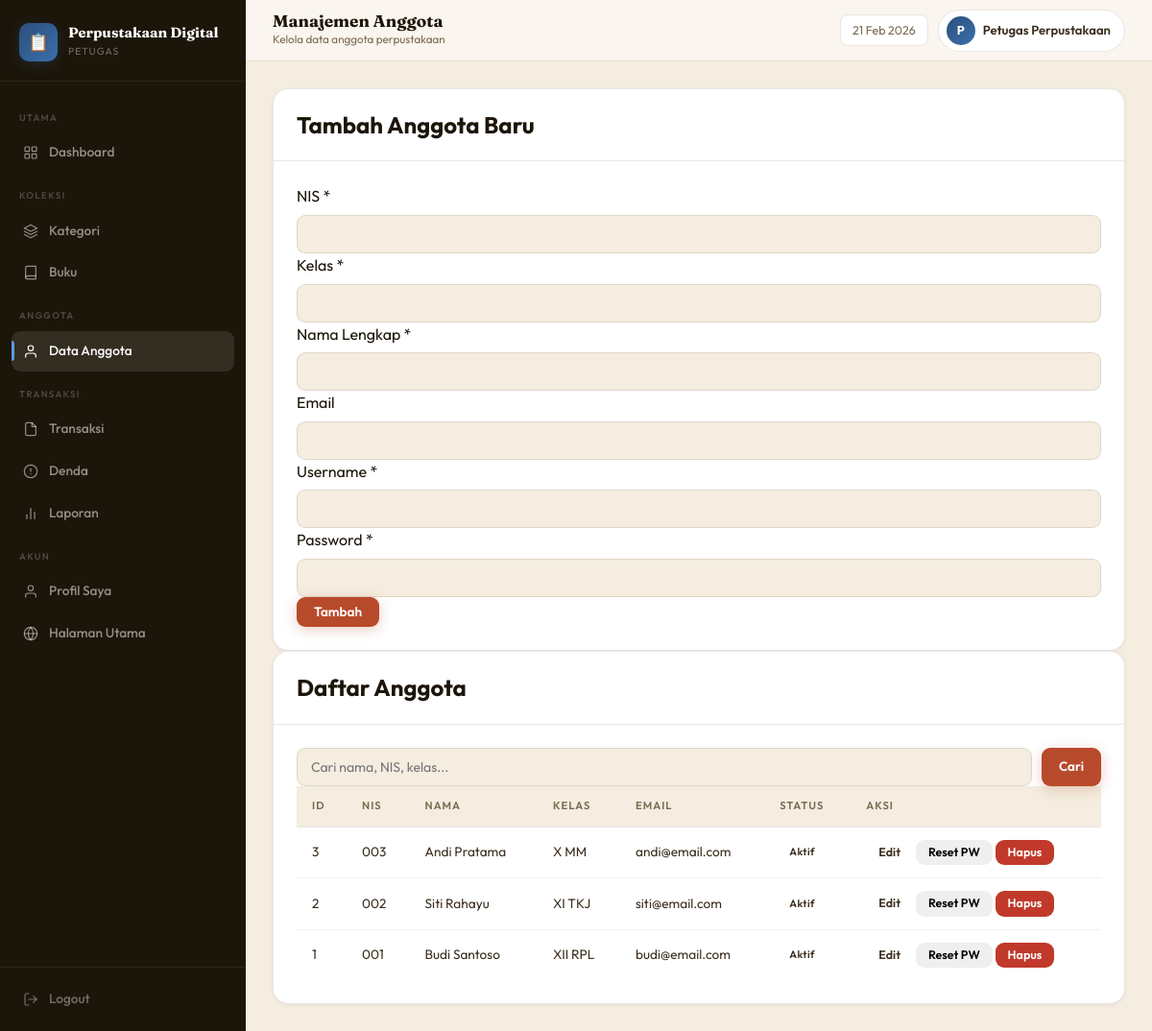
/petugas/anggota.php (signed in), run on the app's committed database.
### tables this page shows
CREATE TABLE `anggota` (
  `id_anggota`    int(11) NOT NULL AUTO_INCREMENT,
  `nis`           varchar(20)  NOT NULL,
  `nama_anggota`  varchar(100) NOT NULL,
  `username`      varchar(50)  NOT NULL,
  `password`      varchar(255) NOT NULL,
  `email`         varchar(100) DEFAULT NULL,
  `kelas`         varchar(20)  NOT NULL,
  `alamat`        text DEFAULT NULL,
  `no_telepon`    varchar(20)  DEFAULT NULL,
  `foto`          varchar(255) DEFAULT NULL,
  `status`        enum('aktif','nonaktif') NOT NULL DEFAULT 'aktif',
  `created_at`    datetime DEFAULT CURRENT_TIMESTAMP,
  PRIMARY KEY (`id_anggota`),
  UNIQUE KEY `username` (`username`),
  UNIQUE KEY `nis` (`nis`)
);

### petugas/anggota.php (the view, shortened to what this page needs)
<?php
$conn = getConnection();
$search=isset($_GET['search'])?$_GET['search']:'';
$q="SELECT * FROM anggota";
$q.=" ORDER BY id_anggota DESC";
$members=$conn->query($q);
$editMember=null;
?>
<!DOCTYPE html>
<html lang="id">
<head>
<link rel="stylesheet" href="../assets/css/style.css">
</head>
<body>
<div class="app-wrap">
  <?php include 'includes/nav.php'; ?>
  <div class="main-area">
    <?php include 'includes/header.php'; ?>
    <main class="content">
<div class="card">
  <div class="card-header"><h2><?= $editMember?'Edit Anggota':'Tambah Anggota Baru' ?></h2></div>
  <div class="card-body">
    <form method="POST">
      <div class="form-row">
        <div class="form-group"><label>NIS *</label>
          <input type="text" name="nis" class="form-control" value="<?= htmlspecialchars($editMember['nis']??'') ?>" required></div>
        <div class="form-group"><label>Kelas *</label>
          <input type="text" name="kelas" class="form-control" value="<?= htmlspecialchars($editMember['kelas']??'') ?>" required></div>
      </div>
      <div class="form-row">
        <div class="form-group"><label>Nama Lengkap *</label>
          <input type="text" name="nama_anggota" class="form-control" value="<?= htmlspecialchars($editMember['nama_anggota']??'') ?>" required></div>
        <div class="form-group"><label>Email</label>
          <input type="email" name="email" class="form-control" value="<?= htmlspecialchars($editMember['email']??'') ?>"></div>
      </div>
      <?php if(!$editMember): ?>
      <div class="form-row">
        <div class="form-group"><label>Username *</label>
          <input type="text" name="username" class="form-control" required></div>
        <div class="form-group"><label>Password *</label>
          <input type="password" name="password" class="form-control" required></div>
      </div>
      <?php endif; ?>
      <div style="display:flex;gap:10px;">
        <button type="submit" name="<?= $editMember?'edit':'add' ?>" class="btn btn-primary"><?= $editMember?'Update':'Tambah' ?></button>
      </div>
    </form>
  </div>
</div>
<div class="card">
  <div class="card-header"><h2>Daftar Anggota</h2></div>
  <div class="card-body">
    <div class="search-box">
      <form method="GET" style="display:flex;gap:10px;width:100%;">
        <input type="text" name="search" class="form-control" placeholder="Cari nama, NIS, kelas..." value="<?= htmlspecialchars($search) ?>">
        <button type="submit" class="btn btn-primary">Cari</button>
      </form>
    </div>
    <div class="table-responsive">
    <table><thead><tr><th>ID</th><th>NIS</th><th>Nama</th><th>Kelas</th><th>Email</th><th>Status</th><th>Aksi</th></tr></thead>
    <tbody>
    <?php if($members->num_rows>0): while($r=$members->fetch_assoc()): ?>
    <tr>
      <td><?= $r['id_anggota'] ?></td>
      <td><?= htmlspecialchars($r['nis']) ?></td>
      <td><?= htmlspecialchars($r['nama_anggota']) ?></td>
      <td><?= htmlspecialchars($r['kelas']) ?></td>
      <td><?= htmlspecialchars($r['email']??'-') ?></td>
      <td><span class="badge <?= $r['status']==='aktif'?'badge-success':'badge-danger' ?>"><?= ucfirst($r['status']) ?></span></td>
      <td style="white-space:nowrap">
        <a href="?edit=<?= $r['id_anggota'] ?>" class="btn btn-warning btn-sm">Edit</a>
        <button class="btn btn-info btn-sm" onclick="showReset(<?= $r['id_anggota'] ?>,'<?= htmlspecialchars($r['nama_anggota']) ?>')">Reset PW</button>
        <form method="POST" style="display:inline" onsubmit="return confirmDelete()">
          <button type="submit" name="delete" class="btn btn-danger btn-sm">Hapus</button>
        </form>
      </td>
    </tr>
    <?php endwhile; else: ?>
    <tr><td colspan="7" class="text-center text-muted">Tidak ada data.</td></tr>
    <?php endif; ?>
    </tbody></table></div>
  </div>
</div>
  </main>
  </div>
</div>
</body></html>

### assets/css/style.css (style rules this page uses)
:root { --bg: #f4ede0; --bg2: #ede4d2; --paper: #faf6ef; --white: #ffffff; --ink: #1c1509; --ink2: #3b2f1e; --muted: #7c6b52; --border: rgba(80,55,25,.12); --border2: rgba(80,55,25,.06); --rust: #b84a2c; --rust2: #d05a38; --gold: #c48a20; --sage: #496640; --navy: #2c4f7c; --sidebar-w: 256px; --sh0: 0 1px 4px rgba(28,21,9,.06); --sh1: 0 1px 12px rgba(28,21,9,.07); --sh2: 0 6px 32px rgba(28,21,9,.13); --sh3: 0 16px 60px rgba(28,21,9,.18); }
*,*::before,*::after { margin:0; padding:0; box-sizing:border-box; }
html { font-size:16px; scroll-behavior:smooth; }
body { font-family:'Outfit',sans-serif; background:var(--bg); color:var(--ink); line-height:1.6; min-height:100vh; }
a { text-decoration:none; color:inherit; }
button { cursor:pointer; font-family:inherit; }
input,select,textarea { font-family:inherit; }
.app-wrap { display:flex; min-height:100vh; }
.main-area { margin-left:var(--sidebar-w); flex:1; display:flex; flex-direction:column; min-width:0; }
.content { padding:28px; flex:1; }
.card { background:var(--white); border:1px solid var(--border); border-radius:16px; box-shadow:var(--sh0); overflow:hidden; transition:box-shadow .25s, transform .25s; }
.card-header { padding:18px 24px; border-bottom:1px solid var(--border); display:flex; align-items:center; justify-content:space-between; gap:12px; }
.card-body { padding:24px; }
table { width:100%; border-collapse:collapse; }
thead th { padding:12px 16px; text-align:left; font-size:.7rem; font-weight:600; text-transform:uppercase; letter-spacing:.09em; color:var(--muted); background:var(--bg); border-bottom:1px solid var(--border); white-space:nowrap; }
tbody td { padding:13px 16px; font-size:.855rem; color:var(--ink2); border-bottom:1px solid var(--border2); vertical-align:middle; }
tbody tr:last-child td { border-bottom:none; }
.badge { display:inline-flex; align-items:center; gap:5px; padding:4px 10px; border-radius:20px; font-size:.68rem; font-weight:600; letter-spacing:.04em; white-space:nowrap; }
.btn { display:inline-flex; align-items:center; gap:7px; padding:9px 18px; border-radius:9px; font-size:.845rem; font-weight:600; border:none; transition:all .22s; line-height:1; white-space:nowrap; text-decoration:none; }
.btn-sm { padding:7px 13px; font-size:.78rem; }
.btn-primary { background:var(--rust); color:#fff; box-shadow:0 3px 14px rgba(184,74,44,.28); }
.btn-danger { background:#c0392b; color:#fff; }
.form-group { display:flex; flex-direction:column; gap:6px; }
.form-control { width:100%; padding:10px 14px; border:1.5px solid var(--border); border-radius:9px; background:var(--bg); color:var(--ink); font-size:.875rem; transition:all .2s; }

### data on the page
anggota: id_anggota "3", nis "003", nama_anggota "Andi Pratama", kelas "X MM", email "andi@email.com", status "Aktif"
anggota: id_anggota "2", nis "002", nama_anggota "Siti Rahayu", kelas "XI TKJ", email "siti@email.com", status "Aktif"
anggota: id_anggota "1", nis "001", nama_anggota "Budi Santoso", kelas "XII RPL", email "budi@email.com", status "Aktif"

### other printed values
$page_title "Manajemen Anggota"
$page_sub "Kelola data anggota perpustakaan"
substr(getPenggunaName(),0,1) "P"
getPenggunaName() "Petugas Perpustakaan"
